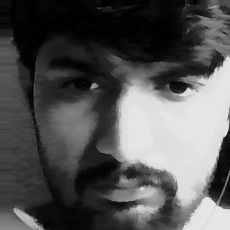
#> input picture dataset/abdul/img_000.jpg, 230 x 230 px
$ python train_model.py
#> lines starting #> are read from the running program, lines starting #| are printed output that depends on the picture
### capture_faces.py
"""Step 1 - capture face photos from the webcam.

Run:  python capture_faces.py

You will be asked for a person's name. Then look at the camera and press:

    S  save the current face photo
    Q  quit (after at least 40 photos, or the training step will be weak)

Photos are saved as small face crops in dataset/<name>/ so the trainer
does not care about the rest of the image.
"""

import cv2

import config

# Build a face detector from the cascade XML file that ships with OpenCV.
def get_face_detector():
    from pathlib import Path
    for name in config.FACE_CASCADE_TRIES:
        path = Path(cv2.data.haarcascades) / name
        if path.exists():
            return cv2.CascadeClassifier(str(path))
    raise FileNotFoundError(
        "No face cascade found. Reinstall opencv-contrib-python."
    )


# [72 lines left out: function main, not called in this run]


# [2 lines that do not run on import are left out]

### train_model.py
"""Step 2 - train the recognizer on the captured photos.

Run (after capture_faces.py):  python train_model.py

Reads every photo in dataset/<name>/, teaches the LBPH model what each
person's face looks like, and saves the result to trainer.yml.
"""

import json

import cv2
import numpy as np

import config
from capture_faces import get_face_detector


def crop_face(gray, detector):
    """Return the face region of one training image.

    Photos from capture_faces.py are already tight face crops, but people
    often have ordinary photos lying around and just drop those in. Detecting
    the face here means both kinds train on the face instead of the whole
    picture. If no face is found we keep the image as-is.
    """
    faces = detector.detectMultiScale(
        gray, scaleFactor=1.1, minNeighbors=5, minSize=(60, 60)
    )
    if len(faces) == 0:
        return gray
    x, y, w, h = max(faces, key=lambda f: f[2] * f[3])
    return gray[y : y + h, x : x + w]


def load_training_data():
    """Return (images, labels, label_names) from the dataset folder."""
    images = []        # every face image, resized to one fixed size
    labels = []        # a number for each image (0, 1, 2, ...)
    label_names = {}   # number -> person name

    if not config.DATASET_DIR.exists():
        raise FileNotFoundError(
            f"No dataset folder. Run capture_faces.py first ({config.DATASET_DIR})"
        )

    detector = get_face_detector()

    for next_id, person_dir in enumerate(sorted(config.DATASET_DIR.iterdir())):
        if not person_dir.is_dir():
            continue
        label_names[next_id] = person_dir.name
        loaded = 0
        for img_file in sorted(person_dir.glob("*.jpg")):
            gray = cv2.imread(str(img_file), cv2.IMREAD_GRAYSCALE)
#> gray is the input picture: shape (230, 230); min 0, max 234, mean 83.9
            if gray is None:
                continue
            # Cut out the face, so whole photos and cropped photos both work.
            gray = crop_face(gray, detector)
#> in crop_face, `faces = detector.detectMultiScale( gray, scaleFactor=1.1, minNeighbors..`: faces = ()
            # Same fixed size as the recognition step uses.
            gray = cv2.resize(gray, (config.FACE_SIZE, config.FACE_SIZE))
#> gray: shape (300, 300)
            gray = cv2.equalizeHist(gray)
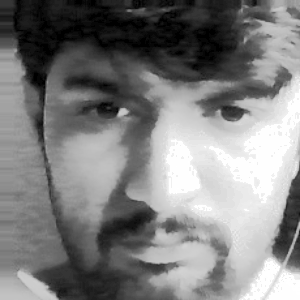
#> gray: shape (300, 300); min 0, max 255, mean 127
            images.append(gray)
            labels.append(next_id)
            loaded += 1
        print(f"  {person_dir.name}: {loaded} photos")

    if not images:
        raise RuntimeError("No face photos found in the dataset folder.")

    return images, labels, label_names


def main():
    print(f"Loading photos from {config.DATASET_DIR}")
    images, labels, label_names = load_training_data()
    print(f"Loaded {len(images)} photos of {len(label_names)} person(s).")

    # LBPH = Local Binary Patterns Histograms.
    # It describes a face as a pattern of tiny local textures and compares
    # faces by how similar those patterns are.
    recognizer = cv2.face.LBPHFaceRecognizer_create()
    # OpenCV wants numpy arrays here, not plain Python lists.
    recognizer.train(np.array(images), np.array(labels, np.int32))

    config.TRAINER_FILE.parent.mkdir(exist_ok=True)
    recognizer.save(str(config.TRAINER_FILE))

    # LBPH only stores integer labels, so keep the number -> name map
    # in a small JSON file next to the model.
    labels_file = config.TRAINER_FILE.with_suffix(".json")
    with open(labels_file, "w") as f:
        json.dump(label_names, f, indent=2)

    print(f"Model saved to {config.TRAINER_FILE}")
    print(f"Labels saved to {labels_file}")
    print(f"Classes: {label_names}")


if __name__ == "__main__":
    main()

$ run again, on dataset/abdul/img_004.jpg
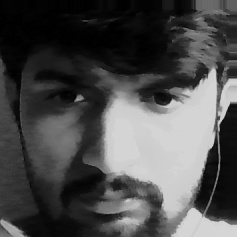
#> input picture dataset/abdul/img_004.jpg, 237 x 237 px
#> in load_training_data, gray is the input picture: shape (237, 237); min 0, max 217, mean 76.1
#> faces = ()
#> in load_training_data, `gray = cv2.equalizeHist(gray)`:
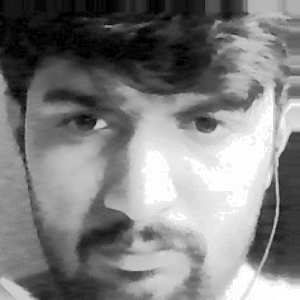
#> gray: shape (300, 300); min 0, max 255, mean 127.3
#> images = 1 item; labels = [0]; label_names = {0: 'abdul'}
#| Loaded 1 photos of 1 person(s).
#| Classes: {0: 'abdul'}

$ run again, on dataset/abdul/img_005.jpg
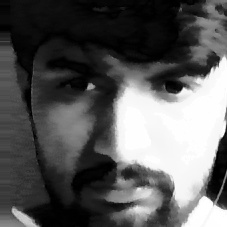
#> input picture dataset/abdul/img_005.jpg, 227 x 227 px
#> in load_training_data, gray is the input picture: shape (227, 227); min 0, max 255, mean 89.9
#> faces = ()
#> in load_training_data, `gray = cv2.equalizeHist(gray)`:
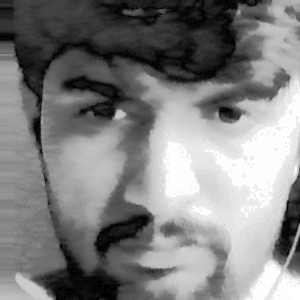
#> gray: shape (300, 300); min 0, max 255, mean 128.2
#> images = 1 item; labels = [0]; label_names = {0: 'abdul'}
#| Loaded 1 photos of 1 person(s).
#| Classes: {0: 'abdul'}

$ run again, on dataset/abdul/img_006.jpg
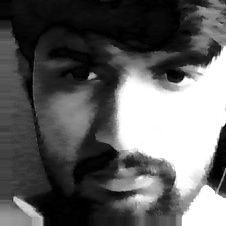
#> input picture dataset/abdul/img_006.jpg, 226 x 226 px
#> in load_training_data, gray is the input picture: shape (226, 226); min 0, max 255, mean 95.5
#> faces = ()
#> in load_training_data, `gray = cv2.equalizeHist(gray)`:
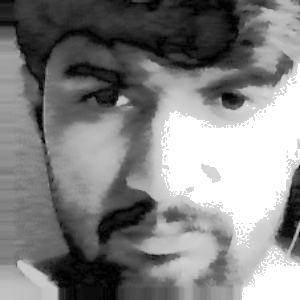
#> gray: shape (300, 300); min 0, max 255, mean 130.5
#> images = 1 item; labels = [0]; label_names = {0: 'abdul'}
#| Loaded 1 photos of 1 person(s).
#| Classes: {0: 'abdul'}
